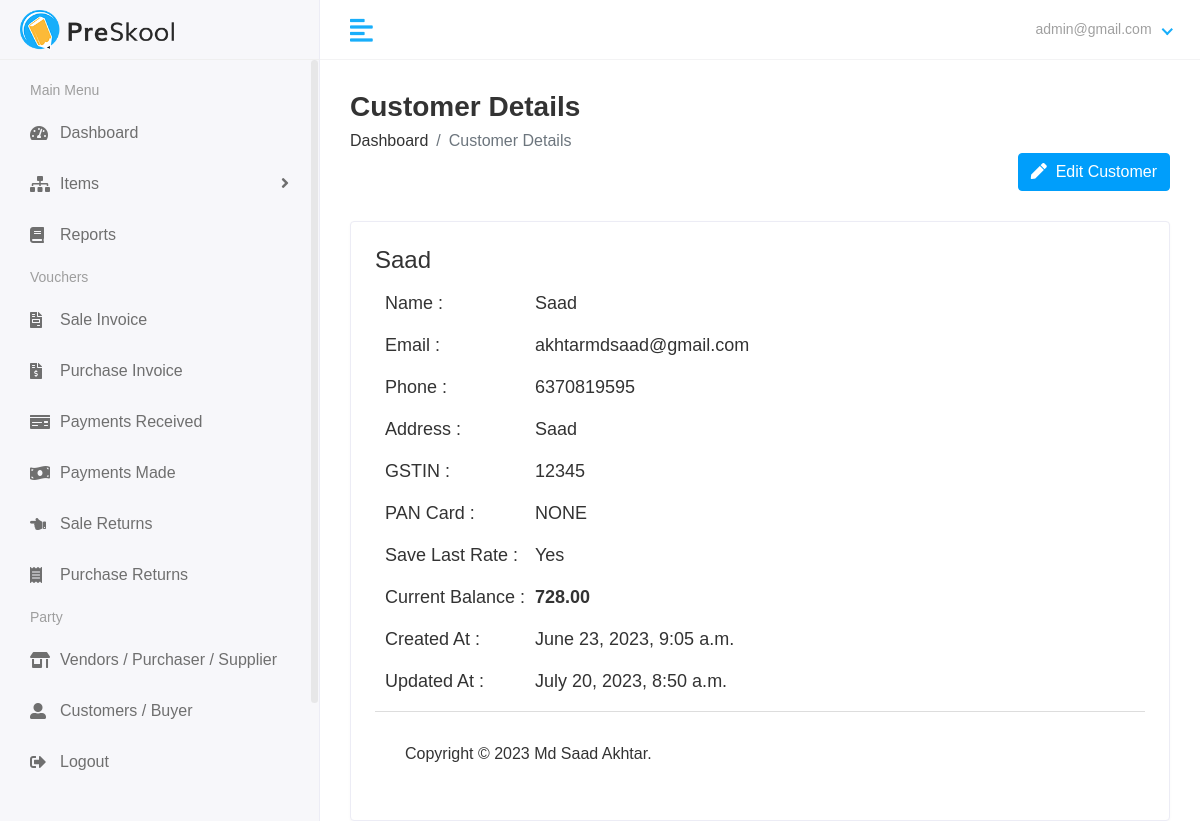
/finance/view_customers/2/ (signed in), run on an earlier commit of the app's database.
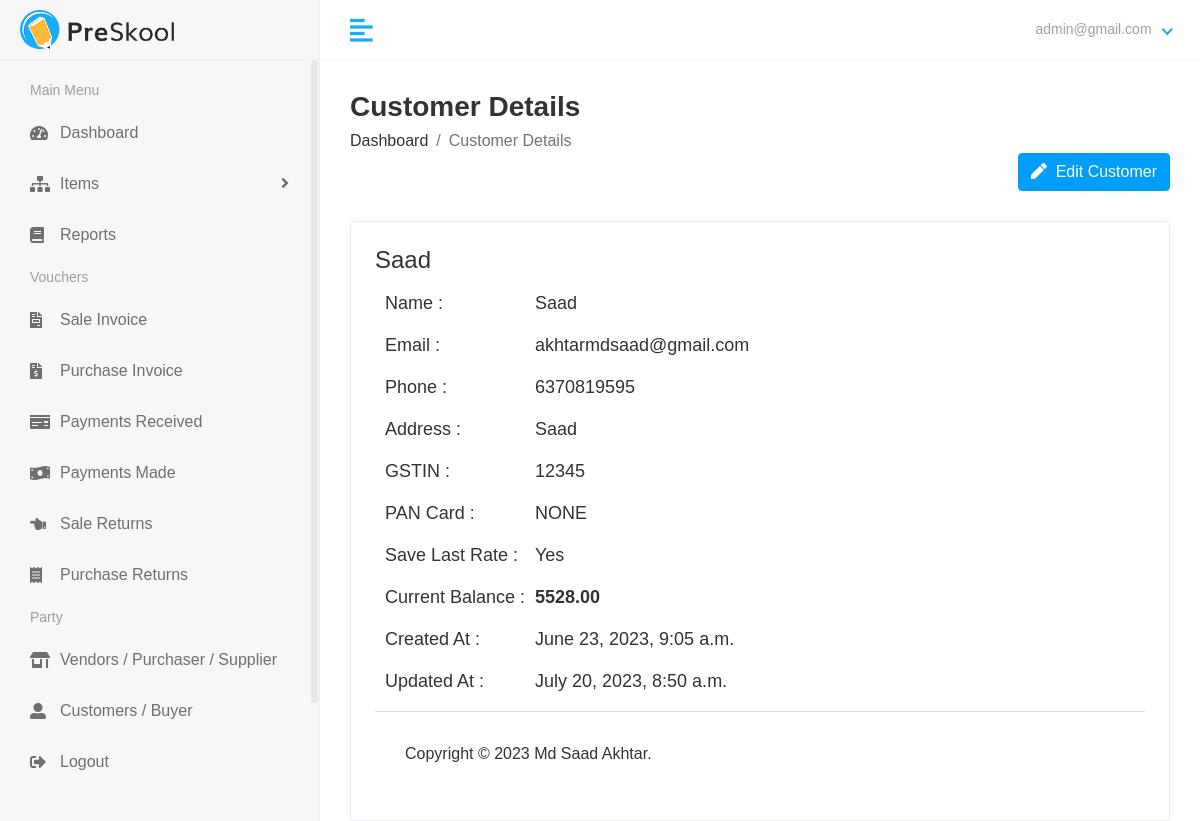
And on a later commit of the database.
### finance/models.py (models this page shows, shortened)
class Customer(models.Model):
    name = models.CharField(_("name"), max_length=50)
    email = models.EmailField(_("email"), max_length=254,null=True)
    phone = models.CharField(_("phone"), max_length=50, null=True)
    address = models.TextField()
    state = models.IntegerField(choices=STATES,default=1)
    gstin = models.CharField(_("gstin"), max_length=15,null=True)
    pancard = models.CharField(_("pancard"), max_length=15,null=True)
    save_last_rate = models.IntegerField(choices=YES_NO,default=2)
    current_balance = models.DecimalField(max_digits=10, decimal_places=2,default=decimal.Decimal(0))
    created_at = models.DateTimeField(auto_now_add=True,null = True)
    updated_at = models.DateTimeField(auto_now_add=True,null = True)
    changed_by_user = models.ForeignKey(CustomUser,on_delete=models.PROTECT,null=True)

### finance/views.py (the view)
# urls.py: path('view_customers/<int:id>/',views.view_customers_id,name="view_customers_id"),
@login_required(login_url="account_login")
def view_customers_id(request,id):
    if not request.user.has_perm('finance.view_customer'):
        return HttpResponse("Permission Error. Sorry You are not authorised to visit this page")
    customer = get_object_or_404(Customer,id=id)
    return  render(request,"hod/view_customer_id.html",{
        "elem":customer
    })

### accounts/models.py (called while the page is built)
    def __str__(self):
        return self.email

### finance/templates/hod/view_customer_id.html (shortened to what this page needs)
{% extends 'base.html' %} {% block content %}
<div class="page-wrapper">
  <div class="content container-fluid">
    <div class="page-header">
      <div class="row">
        <div class="col-sm-12">
          <h3 class="page-title">Customer Details</h3>
          <ul class="breadcrumb">
            <li class="breadcrumb-item"><a href="{% url 'finance_dashboard' %}">Dashboard</a></li>
            <li class="breadcrumb-item active">Customer Details</li>
          </ul>
        </div>
        <div class="col-auto text-right float-right ml-auto">
          <a href="{% url 'edit_customer' elem.id %}" class="btn btn-info"
            ><i class="fas fa-pen"></i> &nbsp;Edit Customer
          </a>
        </div>
      </div>
    </div>
    <div class="card">
      <div class="card-body">
        <div class="row">
          <div class="col-md-12">
            <div class="about-info">
              <h4>{{elem.name}}</h4>
              <div class="media mt-3">
                <div class="media-body">
                  <ul>
                    <li>
                      <span class="title-span">Name : </span>
                      <span class="info-span">{{elem.name}}</span>
                    </li>
                    <li>
                      <span class="title-span">Email : </span>
                      <span class="info-span">{{elem.email}}</span>
                    </li>
                    <li>
                      <span class="title-span">Phone : </span>
                      <span class="info-span">{{elem.phone}}</span>
                    </li>
                    <li>
                      <span class="title-span">Address : </span>
                      <span class="info-span">{{elem.address}}</span
                      >
                    </li>
                    <li>
                      <span class="title-span">GSTIN : </span>
                      <span class="info-span">{{elem.gstin}}</span>
                    </li>
                    <li>
                      <span class="title-span">PAN Card : </span>
                      <span class="info-span">{{elem.pancard}}</span>
                    </li>
                    <li>
                      <span class="title-span">Save Last Rate : </span>
                      <span class="info-span">
                        {% if elem.save_last_rate == 1 %} Yes {% else %} No {% endif %}
                      </span>
                    </li>
                    <b>
                        <li>
                            <span class="title-span">Current Balance : </span>
                            <span class="info-span">{{elem.current_balance}}</span>
                        </li>
                    </b>
                    <li>
                      <span class="title-span">Created At : </span>
                      <span class="info-span">{{elem.created_at}}</span>
                    </li>
                    <li>
                      <span class="title-span">Updated At : </span>
                      <span class="info-span">{{elem.updated_at}}</span>
                    </li>
                  </ul>
                </div>
              </div>
              {% endblock content %}

What changed in the data, as far as the page shows it:
changed Customer "Saad": current_balance "728.00" → "5528.00"
